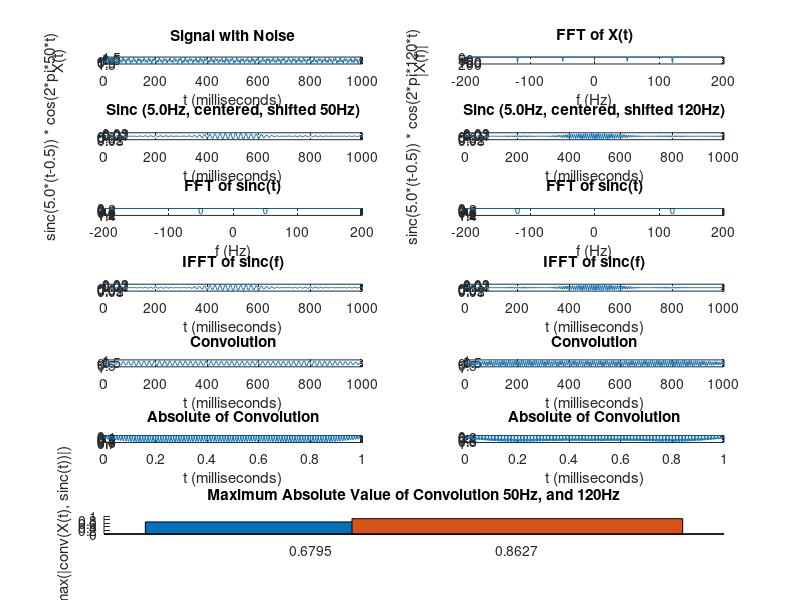

The MATLAB script that drew this image:


close all;
clear;
clc;

%% Variables
% bandw = 0.1;
bandw = 5;
freq1 = 50;
freq2 = 120;
amp1 = 0.6;
amp2 = 0.8;
plotCol = 7;
plotInd = 0;

amp_n = 0.01;   % noise power

Fs = 400;       % Sampling frequency
T = 1/Fs;       % Sampling period
L = 400;        % Length of signal
t = (0:L-1)*T;  % Time vector

%% Signal & Noise
% S = amp1*sin(2*pi*50*t)+amp2*sin(2*pi*120*t);
S1 = amp1*sin(2*pi*50*t);
S2 = amp2*sin(2*pi*120*t);
S = S1 + S2;

% X = S+amp_n*randn(size(t));
X = S;

figure('units','normalized','outerposition',[0 0 1 1]);
plotInd = plotInd+1;
subplot(plotCol,2,plotInd);
plot(1000*t,X);
title('Signal with Noise');
xlabel('t (milliseconds)');
ylabel('X(t)');

%% fft of noised signal
Y = fftshift(fft(X,L));
fY = (-numel(Y)/2:numel(Y)/2-1);
plotInd = plotInd+1;
subplot(plotCol,2,plotInd);
plot(fY, abs(Y));
title('FFT of X(t)');
xlabel('f (Hz)');
ylabel('|X(f)|');

%% sinc filters
A1 = sinc(bandw*(t-0.5)) .* cos(2*pi*freq1*t);
A1 = A1 ./ sum(abs(A1).^2); % normalization

plotInd = plotInd+1;
subplot(plotCol,2,plotInd);
plot(1000*t,A1);
title(sprintf('Sinc (%.1fHz, centered, shifted %dHz)',bandw,freq1));
xlabel('t (milliseconds)');
ylabel(sprintf('sinc(%.1f*(t-0.5)) * cos(2*pi*%d*t)',bandw,freq1));

A2 = sinc(bandw*(t-0.5)) .* cos(2*pi*freq2*t);
A2 = A2 ./ sum(abs(A2).^2); % normalization

plotInd = plotInd+1;
subplot(plotCol,2,plotInd);
plot(1000*t,A2);
title(sprintf('Sinc (%.1fHz, centered, shifted %dHz)',bandw,freq2));
xlabel('t (milliseconds)');
ylabel(sprintf('sinc(%.1f*(t-0.5)) * cos(2*pi*%d*t)',bandw,freq2));

%% fft of sinc filters
B1 = fftshift(fft(A1,L));
fB1 = (-numel(B1)/2:numel(B1)/2-1);
plotInd = plotInd+1;
subplot(plotCol,2,plotInd);
plot(fB1, abs(B1));
title('FFT of sinc(t)');
xlabel('f (Hz)');

B2 = fftshift(fft(A2,L));
fB2 = (-numel(B2)/2:numel(B2)/2-1);
plotInd = plotInd+1;
subplot(plotCol,2,plotInd);
plot(fB2, abs(B2));
title('FFT of sinc(t)');
xlabel('f (Hz)');

%% ifft of fft of sinc filters
C1 = ifft(ifftshift(B1),L);
plotInd = plotInd+1;
subplot(plotCol,2,plotInd);
plot(1000*t,C1);
title('IFFT of sinc(f)');
xlabel('t (milliseconds)');

C2 = ifft(ifftshift(B2),L);
plotInd = plotInd+1;
subplot(plotCol,2,plotInd);
plot(1000*t,C2);
title('IFFT of sinc(f)');
xlabel('t (milliseconds)');

%% convolution
D1 = conv(X,C1, 'same');
plotInd = plotInd+1;
subplot(plotCol,2,plotInd);
plot(t*1e3,D1);
title('Convolution');
xlabel('t (milliseconds)');

D2 = conv(X,C2, 'same');
plotInd = plotInd+1;
subplot(plotCol,2,plotInd);
plot(t*1e3,D2);
title('Convolution');
xlabel('t (milliseconds)');

%% absolute value of convolution
D1abs = conv(X,C1, 'same');
plotInd = plotInd+1;
subplot(plotCol,2,plotInd);
plot(t,abs(D1abs));
title('Absolute of Convolution');
xlabel('t (milliseconds)');

D2abs = conv(X,C2, 'same');
plotInd = plotInd+1;
subplot(plotCol,2,plotInd);
plot(t,abs(D2abs));
title('Absolute of Convolution');
xlabel('t (milliseconds)');

%% maximum value of convoluted (filtered) signal
E = [max(abs(D1)) max(abs(D2))];
plotInd = plotInd+1;
subplot(plotCol,1,ceil(plotInd/2));
hold on
for i = 1 : length(E)
    b(i) = bar(i, E(i));
end
hold off
title(sprintf('Maximum Absolute Value of Convolution %dHz, and %dHz',freq1,freq2));
ylabel('max(|conv(X(t), sinc(t))|)');
set(gca, 'XTickLabel',E,'XTick',1:length(E))
% if max(abs(D1)) > max(abs(D2))
%     b(1).LineWidth = 2;
%     b(1).EdgeColor = 'red';
% else
%     b(2).LineWidth = 2;
%     b(2).EdgeColor = 'red';
% end

%% comparison of powers
dPwr_S1 = sum(abs(S1).^2);
dPwr_D1 = sum(abs(D1).^2);

dPwr_S2 = sum(abs(S2).^2);
dPwr_D2 = sum(abs(D2).^2);

%% loss of signal (%)
dLossPwr_1 = (1 - dPwr_D1/dPwr_S1)*100;
dLossPwr_2 = (1 - dPwr_D2/dPwr_S2)*100;


